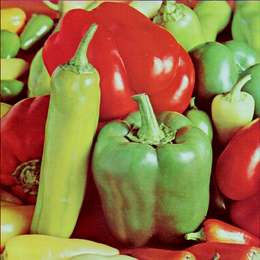
%> input picture peppers.tiff, 260 x 260 px, shrunk from 512 x 512 before the run
$ octave dajingfa.m   (GNU Octave 9; MATLAB toolbox functions it lacks are replaced by stand-ins)
%> lines starting %> are read from the running program, lines starting %| are printed output that depends on the picture
%大津法
I=imread('peppers.tiff');
%> I is the input picture: size 260x260x3 uint8; mean R, G, B 149.9, 115.7, 66.5
p=zeros(1,256);
for k=1:numel(I)%概率密度
    p(I(k)+1)=p(I(k)+1)+1;
end
%> after the loop, p = 256 values, max 4414 at index 1, min 0 at index 241, mean 792.2
p=p/numel(I);
%> p = 256 values, max 0.0218 at index 1, min 0 at index 241, mean 0.00391
cump=zeros(1,256);%分配运行空间
cump=cumsum(p);
%> cump = 256 values from 0.0218 to 1
temp=0:255;
temp=temp.*p;
%> temp = 256 values, max 1.57 at index 201, min 0 at index 1, mean 0.432
m=cumsum(temp);
%> m = 256 values from 0 to 110.7

m_global=m(256);
%> m_global = 110.7

var_b=zeros(1,256);
for k=1:256
    if p(k)~=0
        var_b(k)=(m_global*cump(k)-m(k)^2/(cump(k)*(1-cump(k))));%类间方差
    end
end
%> after the loop, var_b = 256 values, max 6.09 at index 15, min -1.84e+19 at index 254, mean -7.19e+16
tempk=0;
countk=0;
for k=1:256
    if var_b(k)==max(var_b)
        tempk=tempk+k;
        countk=countk+1;
    end
end
%> after the loop, countk = 1; tempk = 15
threshold=round(tempk/countk)-1;
%> threshold = 14
seg_I=zeros(size(I));
for k=1:numel(I)
    if I(k)>=threshold
        seg_I(k)=1;
    end
end
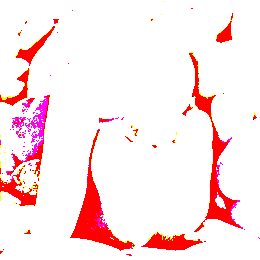
%> seg_I: size 260x260x3 double; mean R, G, B 1, 0.904, 0.91
figure('name','Ostu','NumberTitle','off');
imshow(seg_I);
